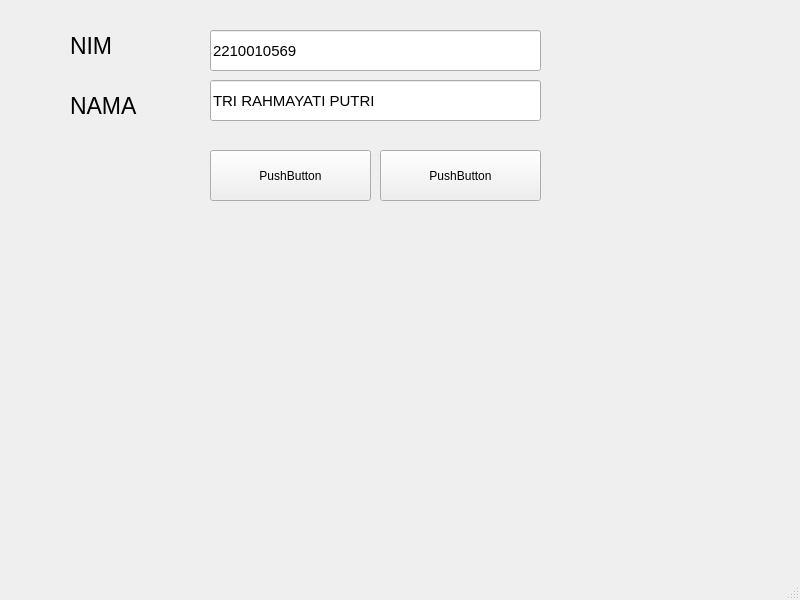
<?xml version="1.0" encoding="UTF-8"?>
<ui version="4.0">
 <class>MainWindow</class>
 <widget class="QMainWindow" name="MainWindow">
  <property name="geometry">
   <rect>
    <x>0</x>
    <y>0</y>
    <width>800</width>
    <height>600</height>
   </rect>
  </property>
  <property name="windowTitle">
   <string>MainWindow</string>
  </property>
  <widget class="QWidget" name="centralwidget">
   <widget class="QLabel" name="label">
    <property name="geometry">
     <rect>
      <x>70</x>
      <y>30</y>
      <width>71</width>
      <height>31</height>
     </rect>
    </property>
    <property name="font">
     <font>
      <pointsize>17</pointsize>
     </font>
    </property>
    <property name="text">
     <string>NIM</string>
    </property>
   </widget>
   <widget class="QLineEdit" name="lineEdit">
    <property name="geometry">
     <rect>
      <x>210</x>
      <y>30</y>
      <width>331</width>
      <height>41</height>
     </rect>
    </property>
    <property name="font">
     <font>
      <pointsize>11</pointsize>
     </font>
    </property>
    <property name="text">
     <string>2210010569</string>
    </property>
   </widget>
   <widget class="QPushButton" name="pushButton">
    <property name="geometry">
     <rect>
      <x>210</x>
      <y>150</y>
      <width>161</width>
      <height>51</height>
     </rect>
    </property>
    <property name="text">
     <string>PushButton</string>
    </property>
   </widget>
   <widget class="QLabel" name="label_2">
    <property name="geometry">
     <rect>
      <x>70</x>
      <y>90</y>
      <width>81</width>
      <height>31</height>
     </rect>
    </property>
    <property name="font">
     <font>
      <pointsize>17</pointsize>
     </font>
    </property>
    <property name="text">
     <string>NAMA</string>
    </property>
   </widget>
   <widget class="QLineEdit" name="lineEdit_2">
    <property name="geometry">
     <rect>
      <x>210</x>
      <y>80</y>
      <width>331</width>
      <height>41</height>
     </rect>
    </property>
    <property name="font">
     <font>
      <pointsize>11</pointsize>
     </font>
    </property>
    <property name="text">
     <string>TRI RAHMAYATI PUTRI</string>
    </property>
   </widget>
   <widget class="QPushButton" name="pushButton_2">
    <property name="geometry">
     <rect>
      <x>380</x>
      <y>150</y>
      <width>161</width>
      <height>51</height>
     </rect>
    </property>
    <property name="text">
     <string>PushButton</string>
    </property>
   </widget>
  </widget>
  <widget class="QMenuBar" name="menubar">
   <property name="geometry">
    <rect>
     <x>0</x>
     <y>0</y>
     <width>800</width>
     <height>26</height>
    </rect>
   </property>
  </widget>
  <widget class="QStatusBar" name="statusbar"/>
 </widget>
 <resources/>
 <connections/>
</ui>
